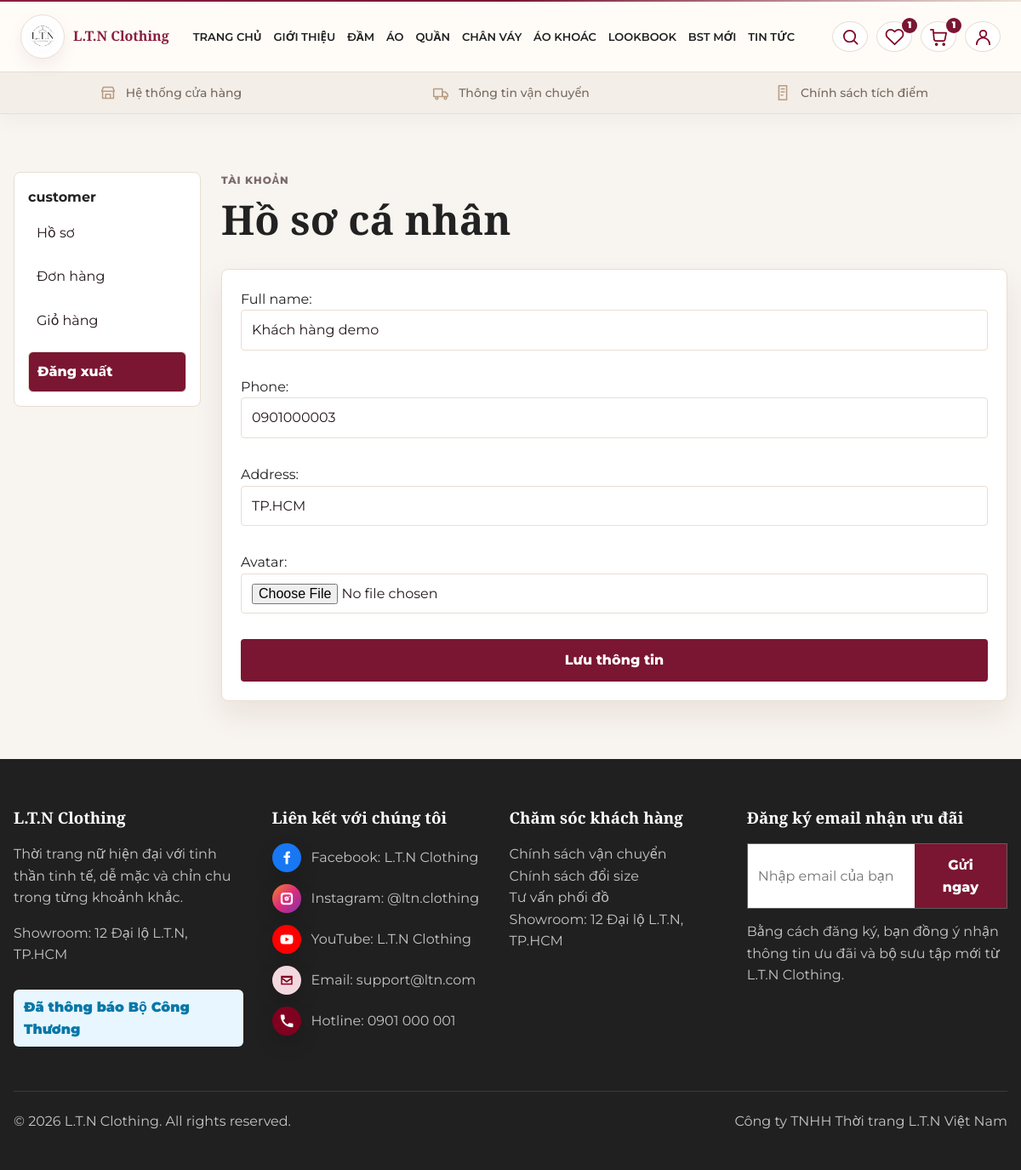
The app's page /profile/ (signed in) with its own data.
### accounts/models.py (models this page shows, shortened)
class CustomerProfile(models.Model):
    ROLE_ADMIN = "ADMIN"
    ROLE_STAFF = "STAFF"
    ROLE_CUSTOMER = "CUSTOMER"
    ROLE_CHOICES = [
        (ROLE_ADMIN, "Admin"),
        (ROLE_STAFF, "Staff"),
        (ROLE_CUSTOMER, "Customer"),
    ]
    user = models.OneToOneField(settings.AUTH_USER_MODEL, on_delete=models.CASCADE, related_name="profile")
    full_name = models.CharField(max_length=160)
    phone = models.CharField(max_length=20, blank=True)
    address = models.CharField(max_length=255, blank=True)
    avatar = models.ImageField(upload_to="avatars/", blank=True, null=True)
    role = models.CharField(max_length=20, choices=ROLE_CHOICES, default=ROLE_CUSTOMER)
    created_at = models.DateTimeField(auto_now_add=True)
    updated_at = models.DateTimeField(auto_now=True)

### accounts/views.py (the view)
# urls.py: path("profile/", views.profile, name="profile"),
@login_required
def profile(request):
    profile = request.user.profile
    form = ProfileForm(request.POST or None, request.FILES or None, instance=profile)
    if request.method == "POST" and form.is_valid():
        form.save()
        messages.success(request, "Đã cập nhật hồ sơ.")
        return redirect("accounts:profile")
    return render(request, "accounts/profile.html", {"form": form})

### accounts/forms.py
class ProfileForm(forms.ModelForm):
    class Meta:
        model = CustomerProfile
        fields = ["full_name", "phone", "address", "avatar"]

### shop/context_processors.py (called while the page is built)
def dashboard_url_for_user(user):
    if not user.is_authenticated:
        return "/login/"
    role = getattr(getattr(user, "profile", None), "role", "")
    if user.is_superuser or role == "ADMIN":
        return "/dashboard/"
    if role == "STAFF":
        return "/staff/"
    return "/profile/"

def cart_counter(request):
    user_dashboard_url = dashboard_url_for_user(request.user)
    if not request.user.is_authenticated:
        return {"cart_count": 0, "wishlist_count": 0, "user_dashboard_url": user_dashboard_url}
    cart, _ = Cart.objects.get_or_create(user=request.user)
    return {
        "cart_count": sum(item.quantity for item in cart.items.all()),
        "wishlist_count": Wishlist.objects.filter(user=request.user).count(),
        "user_dashboard_url": user_dashboard_url,
    }

### templates/accounts/profile.html (shortened to what this page needs)
{% extends "base.html" %}
{% block content %}
<main class="container section customer-shell">
  <aside class="account-menu">
    <strong>{{ user.username }}</strong>
    <a href="{% url 'accounts:profile' %}">Hồ sơ</a>
    <a href="{% url 'accounts:orders' %}">Đơn hàng</a>
    <a href="{% url 'shop:cart' %}">Giỏ hàng</a>
    <form class="account-logout-form" method="post" action="{% url 'accounts:logout' %}">
      <button type="submit">Đăng xuất</button>
    </form>
  </aside>
  <section>
    <div class="page-head"><div><p class="eyebrow">Tài khoản</p><h1>Hồ sơ cá nhân</h1></div></div>
    <form class="card form-grid" method="post" enctype="multipart/form-data">{% csrf_token %}{{ form.as_p }}<button>Lưu thông tin</button></form>
  </section>
</main>
{% endblock %}

### static/css/base.css (style rules this page uses)
* { box-sizing: border-box; }
body { margin: 0; font-family: "Segoe UI", Arial, sans-serif; color: var(--text-dark); background: var(--cream-bg); line-height: 1.6; }
a { color: inherit; text-decoration: none; }
h1, h2, h3, p { margin-top: 0; }
h1 { font-size: clamp(36px, 5vw, 66px); line-height: 1.05; letter-spacing: 0; }
.container { width: min(1180px, calc(100% - 32px)); margin: auto; }
.section { padding: 68px 0; }
.eyebrow { color: var(--fashion-maroon); font-size: 12px; font-weight: 800; letter-spacing: .08em; text-transform: uppercase; }
.btn, button { border: 0; border-radius: 6px; background: var(--fashion-maroon); color: var(--white); padding: 12px 18px; font: inherit; font-weight: 800; cursor: pointer; transition: transform .18s ease, box-shadow .18s ease, background .18s ease; }
input, select, textarea { width: 100%; min-height: 44px; border: 1px solid var(--border); border-radius: 6px; background: var(--white); color: var(--text-dark); padding: 10px 12px; font: inherit; }
.card { background: var(--white); border: 1px solid var(--border); border-radius: 8px; padding: 22px; box-shadow: 0 16px 36px rgba(59, 13, 17, .08); }
.form-grid { display: grid; gap: 14px; }

### static/css/layout.css (style rules this page uses)
.page-head { display: flex; justify-content: space-between; align-items: start; gap: 16px; margin-bottom: 24px; }
.page-head h1 { margin-bottom: 8px; font-size: clamp(30px, 4vw, 48px); }
.page-head p { color: var(--text-muted); }

### static/css/customer.css (style rules this page uses)
.account-menu { position: sticky; top: 96px; display: grid; gap: 6px; background: var(--white); border: 1px solid var(--border); border-radius: 8px; padding: 16px; }
.account-menu a, .account-menu button { background: transparent; color: var(--text-dark); text-align: left; padding: 10px; border-radius: 6px; }

### static/css/style.css (style rules this page uses)
:root { --primary: #7A1631; --primary-dark: #8B1E3F; --primary-soft: #F8E8EE; --bg: #FFFFFF; --bg-soft: #F8F4EF; --bg-beige: #F4EEE8; --beige: #EDE3D7; --text: #222222; --muted: #777777; --border: #E8DED2; --card: #FFFFFF; --shadow-soft: 0 10px 30px rgba(31, 31, 31, 0.08); --color-primary: var(--primary); --color-primary-dark: var(--primary-dark); --color-primary-soft: var(--primary-soft); --color-bg: var(--bg); --color-bg-soft: var(--bg-soft); --color-bg-beige: var(--beige); --color-text: var(--text); --color-muted: var(--muted); --color-border: var(--border); --color-footer: #202020; }
* { box-sizing: border-box; }
html, body { overflow-x: hidden; }
body { margin: 0; color: var(--color-text); background: var(--bg-soft); font-family: "Montserrat", "Segoe UI", Arial, sans-serif; line-height: 1.6; }
h1, h2, h3, .section-title h2, .brand span { font-family: "Playfair Display", Georgia, serif; }
main { background: var(--bg-soft); }
.container { width: min(1180px, calc(100% - 32px)); }
.btn, button { border: 0; border-radius: 4px; background: var(--primary); color: #fff; box-shadow: none; }
input, select, textarea { border-color: var(--border); border-radius: 4px; }
.eyebrow { color: var(--primary); letter-spacing: .08em; }
.section { background: var(--bg-soft); }
.card, .message-stack .card, .shop-filter, .account-menu, .auth-card { background: var(--card); }
.account-logout-form { margin: 8px 0 0; }
.account-logout-form button { width: 100%; min-height: 42px; border: 1px solid var(--border); border-radius: 6px; background: var(--primary); color: #fff; font-weight: 800; cursor: pointer; }

### records on screen
CustomerProfile: full_name "Khách hàng demo", phone "0901000003", address "TP.HCM"

### other values on screen
{{ wishlist_count }} "1"
{{ cart_count }} "1"
{{ user.username }} "customer"
